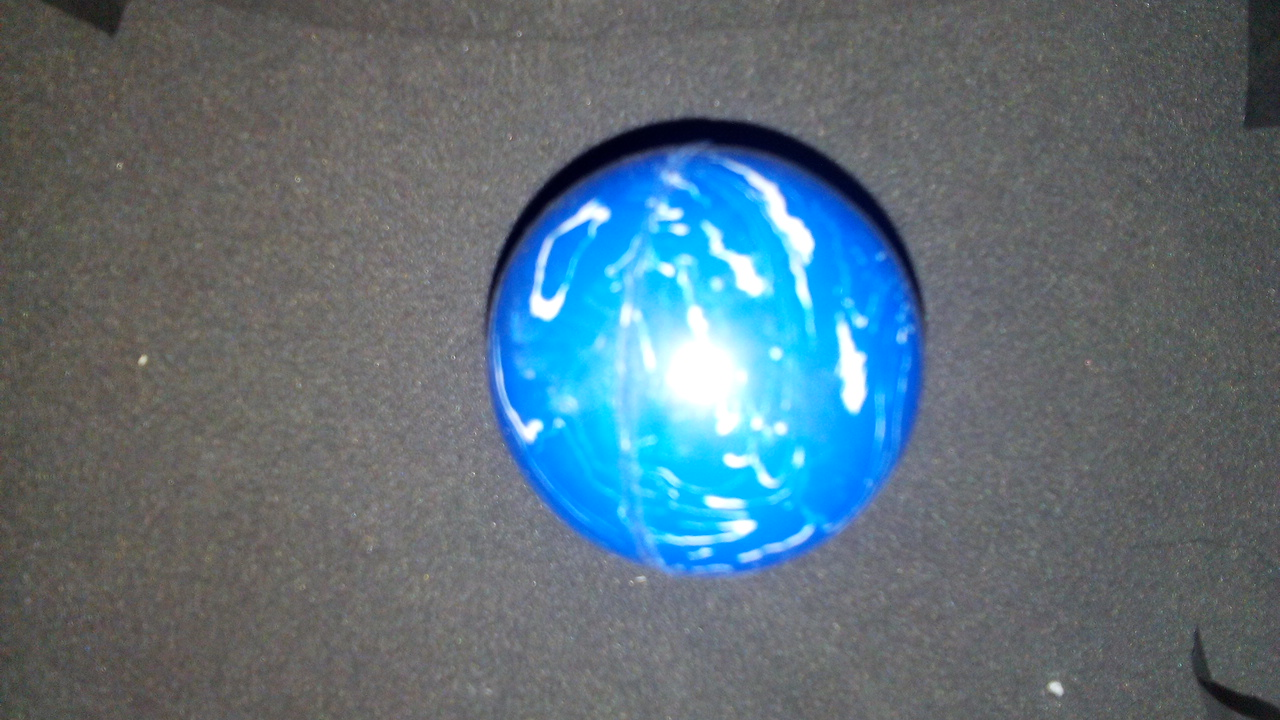
//> input picture 13_Final_project/clustering/build/images/input.jpg, 1280 x 720 px
$ ./clustering   (built with g++ and OpenCV 4)
//> lines starting //> are read from the running program, lines starting //| are printed output that depends on the picture; after the words box and inside, x2 and y2 are one past the last pixel; in counts of white or black regions, pixels touching at a corner belong together
#include <iostream>
#include <SerialStream.h>
#include <opencv2/opencv.hpp>
#include <cmath>
#include <ctime>
#include <cstdlib>
#include <string>
#define windowLength 11
#define pi 3.14159265

using namespace std;
using namespace LibSerial;
using namespace cv;

Mat imageIn, imageOut, img;
Mat segmentedImage;
Mat Mean, Variance, Homogeneity, Energy, Entropy, Contrast;
SerialStream Arduino;
unsigned t0, t1;

Mat element(int figure);
Mat dilatation(Mat image, Mat element);
Mat erosion(Mat image, Mat element);
Mat cut(Mat input);
Mat segmentacion();
int otsu(Mat image);
void conect2Arduino();
void fill_Image(Mat circle_detected);
void inspectorWindow();
void sum_diff_histograms(float P_sum[], float P_diff[], int imgIn[][windowLength]);
void texture_Features(float P_sum[], float P_diff[], float textureFeatures[]);
void plot(Mat image);
void plot(Mat image, Mat newImage);
void training();
void testing();
void average();

int main(int argc, char **argv){
//	CUENTA EL TIEMPO DE EJECUCION
	t0 = clock();

//	training();
	testing();

	cout<<"\n Finish!!!"<<endl<<endl;
	t1 = clock();
	double time = (double(t1-t0)/CLOCKS_PER_SEC);
	cout<<" Execution time: "<<time<<" segundos"<<endl<<endl;

	return 0;
}

void testing(){
//	IMAGE RESOLUTION ---> 1280x720
	system("wget http://192.168.1.65:8080/photo.jpg -O images/input.jpg");
//	system("wget http://192.168.43.1:8080/photo.jpg -O images/input.jpg");
//	system("wget http://10.74.60.21:8080//photo.jpg -O images/input.jpg");
	img = imread("images/input.jpg");
//> img is the input picture: 720 rows x 1280 cols, CV_8UC3; mean B, G, R 122.8, 111.7, 92.9
    cvtColor( img, imageIn, CV_BGR2GRAY );
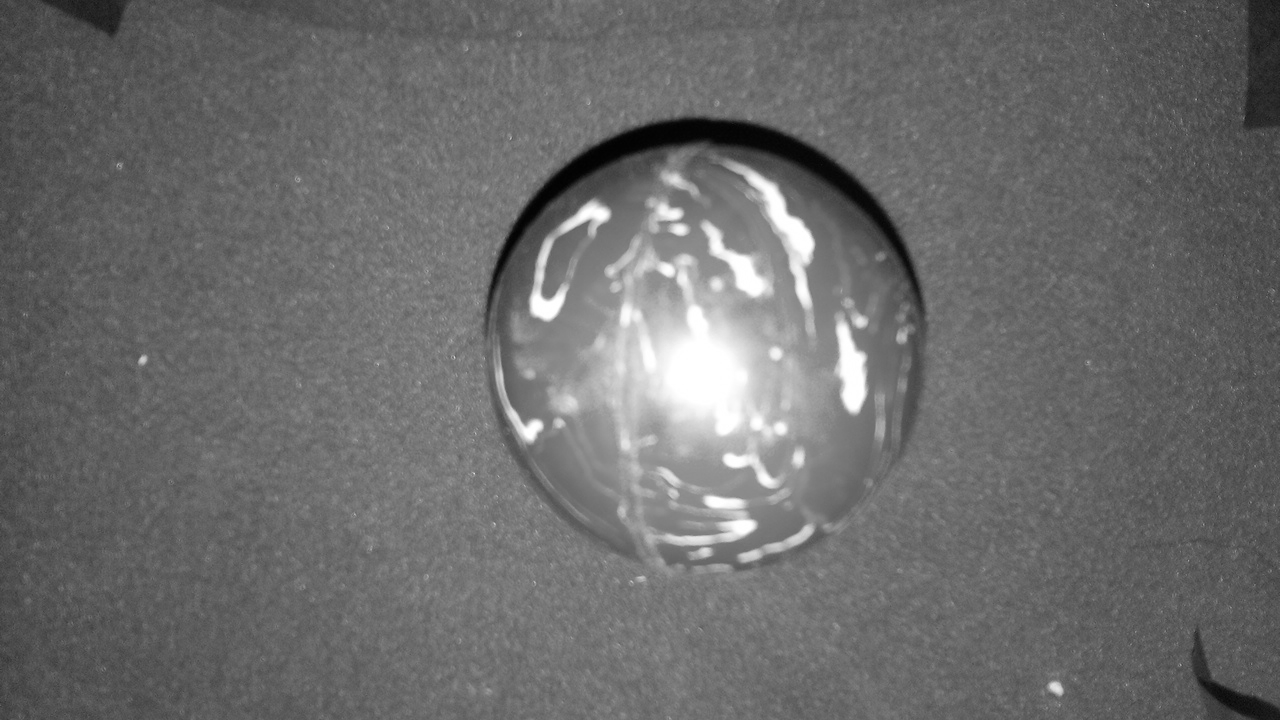
//> imageIn: 720 rows x 1280 cols, CV_8UC1; min 2, max 255, mean 107.4

	img.copyTo(imageOut);
	imageIn.copyTo(Mean);
	imageIn.copyTo(Variance);
	imageIn.copyTo(Homogeneity);
	imageIn.copyTo(Energy);
	imageIn.copyTo(Entropy);
	imageIn.copyTo(Contrast);
	cout<<"\n ** Clustering... \n\n";

//	SE SEGMENTA LA IMAGEN DE ENTRADA Y, A LA IMAGEN RESULTANTE, SE OBTIENEN LOS PROMEDIOS DE SUS CARACTERISTICAS DE COLOR
// ------------------------------------------------------------------------------------------------------------------------------
	segmentedImage = segmentacion();
	int rows = segmentedImage.rows, cols = segmentedImage.cols;
	float count=0, sumRed=0, sumGreen=0, sumBlue=0;
	float promRed=0, promGreen=0, promBlue=0;
	plot(segmentedImage);

	for(int i=0; i<rows; i++){
		for (int j=0; j<cols; j++){

			if( segmentedImage.data[i*3*cols + j*3 + 0] > 0 && segmentedImage.data[i*3*cols + j*3 + 1] > 0 && segmentedImage.data[i*3*cols + j*3 + 2] > 0 ){
				sumBlue = sumBlue + segmentedImage.data[i*3*cols + j*3 + 0];
				sumGreen = sumGreen + segmentedImage.data[i*3*cols + j*3 + 1];
				sumRed = sumRed + segmentedImage.data[i*3*cols + j*3 + 2];
				count++;
			}
		}
	}

	promBlue = sumBlue/count;
	promGreen = sumGreen/count;
	promRed = sumRed/count;

	if( promBlue > 255 )
		promBlue = 255;

	if ( promGreen > 255 )
		promGreen = 255;

	if( promRed > 255 )
		promRed = 255;

// ------------------------------------------------------------------------------------------------------------------------------
//	CONTINUAMOS OBTENIENDO LAS DISTANCIAS EUCLIDIANA ENTRE LAS CARACTERISTICAS DE COLOR DE LA IMAGEN DE PRUEBA
//	Y EL PROMEDIO DE CADA CLASE CON SUS MISMOS VALORES PROMEDIO OBTENIDOS EN LA ETAPA DE ENTRENAMIENTO
//		classXXX[R,G,B]
	int classRED[3]={255, 225, 230}, classGREEN[3]={206, 250, 209}, classBLUE[3]={194, 236, 254};
	float distRED=0, distGREEN=0, distBLUE=0;

	distRED = sqrt( pow((classRED[0]-promRed),2) + pow((classGREEN[1]-promGreen),2) + pow((classBLUE[2]-promBlue),2) );
	distGREEN = sqrt( pow((classGREEN[0]-promRed),2) + pow((classGREEN[1]-promGreen),2) + pow((classGREEN[2]-promBlue),2) );
	distBLUE = sqrt( pow((classBLUE[0]-promRed),2) + pow((classBLUE[1]-promGreen),2) + pow((classBLUE[2]-promBlue),2) );

	system("clear");
	cout<<"\n\n Distancia a la clase roja -> "<<distRED<<endl;
	cout<<" Distancia a la clase verde -> "<<distGREEN<<endl;
	cout<<" Distancia a la clase azul -> "<<distBLUE<<endl<<endl;

	cout<<" Promedio de cada canal de color = \n Rojo = "<<promRed<<"\n Verde = "<<promGreen<<"\n Azul = "<<promBlue;

	if( distRED < distBLUE && distRED < distGREEN ){
		cout<<"\n\n\t------------------------------"<<endl;
		cout<<"\t **** BOLA ROJA **** \n";
		cout<<"\t----------------------\n\n";
	}else if( distGREEN < distRED && distGREEN < distBLUE ){
		cout<<"\n\n\t----------------------"<<endl;
		cout<<"\t **** BOLA VERDE **** \n";
		cout<<"\t----------------------\n\n";
	}else if( distBLUE < distGREEN && distBLUE < distRED ){
		cout<<"\n\n\t----------------------"<<endl;
		cout<<"\t **** BOLA AZUL ****\n";
		cout<<"\t----------------------";
	}else{
		cout<<"\n\n\t------------------------------"<<endl;
		cout<<"\n\n **** BOLA NO IDENTIFICADA **** \n\n";
		cout<<"\t-------------------------------\n\n";
	}
}

// [52 lines left out: function training, not called in this run]

Mat segmentacion(){
//	SE OBTIENEN LAS IMAGENES DE CARACTERISTICAS
//	inspectorWindow();

//	UTILIZO UN UMBRAL OBTENIDO CON OTSU MAS 70 PARA DEJAR SOLO LA LIBRETA QUE ES LO QUE NOS INTERESA
	cout<<" Umbralizando... "<<endl;

	int threshold = otsu(imageIn)+70, rows = imageIn.rows, cols = imageIn.cols, pixel=0;
	Mat thresholdImage(rows, cols, CV_8UC1, Scalar(255));

	for( int i=0; i<rows; i++ ){
		for( int j=0; j<cols; j++){
			pixel = imageIn.data[i*cols + j];

			if( pixel >= threshold )
				thresholdImage.data[i*cols + j] = 255;
			else
				thresholdImage.data[i*cols + j] = 0;
		}
	}

	imwrite("images/2umbralizacion.png", thresholdImage);

// EROSIONO LA IMAGEN CON UN ELEMENTO ESTRUCTURANTE DE DIMENSIONES 3x3
	cout<<" Eroding... "<<endl;

	Mat erode, dilate;
	erode = erosion(erosion(erosion(thresholdImage, element(3)), element(3)), element(3));
	dilate = dilatation(dilatation(dilatation(dilatation(dilatation(dilatation(erode, element(3)), element(3)), element(3)), element(3)), element(3)), element(3));

	imwrite("images/3erosion.png", dilate);

//	SE REALIZA LA SEPARACION DE LA IMAGEN TOMANDO COMO REFERENCIA LA SALIDA DE LA MORFOLOGIA MATEMATICA
	cout<<" Segmentation... "<<endl;

//	imageOut = imread("images/input.jpg", 1);
	Mat output = imageOut.clone();
	pixel=0;

	for(int i=0; i<rows; i++){
		for(int j=0; j<cols; j++){
			pixel = dilate.data[i*cols + j];

			if( pixel != 255 ){
				output.data[i*3*cols + j*3 + 0] = 0;
				output.data[i*3*cols + j*3 + 1] = 0;
				output.data[i*3*cols + j*3 + 2] = 0;
			}
		}
	}

	imwrite("images/4segmentacion.png", output);
	return output;
}

// [274 lines left out: functions inspectorWindow, sum_diff_histograms, texture_Features, not called in this run]

Mat element(int dim){
	Mat element(dim, dim, CV_8UC1, Scalar(255));
	return element;
}

Mat dilatation(Mat image, Mat element){
	Mat newImage = image.clone();
	int cX = round(element.cols/2), cY = round(element.rows/2), data=0;
	int cElement = element.data[cY*element.cols + cX];

	for (int i=0; i<image.rows; i++){
	for (int j=0; j<image.cols; j++){
		if( image.data[i*image.cols + j] == cElement ){
			if( i-cY >=0 && i+cY <= image.rows && i-cX >= 0 && i+cX <= image.cols){
				for (int ni=i-cY; ni<=i+cY; ni++){
				for (int nj=j-cX; nj<=j+cX; nj++){
					newImage.data[ni*newImage.cols + nj] = cElement;
				}
				}
			}
		}
	}
	}

	return newImage;
}

Mat erosion(Mat image, Mat element){
	Mat newImage = image.clone();
	int cX = round(element.cols/2), cY = round(element.rows/2), data=0;
	int cElement = element.data[cY*element.cols + cX], pixels = element.rows*element.cols, count=0;

	for (int i=0; i<image.rows; i++){
	for (int j=0; j<image.cols; j++){

		if( image.data[i*image.cols + j] == cElement ){
				count=0;

				for(int ni=i-cY; ni<=i+cY; ni++){
				for(int nj=j-cX; nj<=j+cX; nj++){
					data = image.data[ni*image.cols + nj];
					if ( data == cElement )
						count++;
					else
						count--;
				}
				}

				if ( count == pixels ){
					newImage.data[i*newImage.cols + j] = 255;
				}else{
					for (int ni=i-cY; ni<=i+cY; ni++){
					for (int nj=j-cX; nj<=j+cX; nj++){
						newImage.data[ni*newImage.cols + nj] = 0;
					}
					}
				}

		}
	}
	}

	return newImage;
}

int otsu(Mat image){
//  Variables a utilizar
	float h[256], N=(image.rows)*(image.cols), w0=0, w1=0, u0=0, u1=0, sigmaB=0, mayor=0;
//> N = 921600
	int umbral=0, L = 255, aux=0, aux1=0;

	for(int i=0; i<L; i++){
		h[i] = 0;
	}

//	Se obtienen la ocurrencia de cada nivel de gris
	for(int i=0; i<image.rows; i++){
		for(int j=0; j<image.cols; j++){
			h[ image.data[i*image.cols + j] ]++;
		}
	}
//> after the loop, h = 256 values, max 20919 at index 102, min 0 at index 0, mean 3600

//	Suma auxiliar para obtener el valor de u1
	for(int i=1; i<L; i++)
		aux1 += i*h[i];
//> this loop made 254 passes
//> aux1 on passes 1 to 3: 0, 266, 2246
//> after the loop, aux1 = 97700264

//	Obtenemos el valor de sigmaB para cada valor de k
	for (int k=1; k<L; k++){
		w0 += h[k];
		w1 = N-w0;

		aux += k*h[k];
		u0 = aux/w0;
		u1 = (aux1-aux)/w1;

		sigmaB = (w0*w1)*pow((u1-u0),2);
		if(sigmaB > mayor){
			mayor = sigmaB;
			umbral = k;
		}
	}
//> this loop made 254 passes
//> (w0, w1, aux, u0, u1, mayor) on passes 2 to 13: (133, 921467, 266, 2, 106, 1.33e+12), (793, 920807, 2246, 2.83, 106.1, 7.79e+12), (1847, 919753, 6462, 3.5, 106.2, 1.79e+13), (2824, 918776, 11347, 4.02, 106.3, 2.72e+13), (3585, 918015, 15913, 4.44, 106.4, 3.42e+13), (4296, 917304, 20890, 4.86, 106.5, 4.07e+13), (5039, 916561, 26834, 5.33, 106.6, 4.73e+13), (5618, 915982, 32045, 5.7, 106.6, 5.24e+13), (6068, 915532, 36545, 6.02, 106.7, 5.63e+13), (6443, 915157, 40670, 6.31, 106.7, 5.94e+13), (6705, 914895, 43814, 6.53, 106.7, 6.16e+13), (6946, 914654, 46947, 6.76, 106.8, 6.35e+13)
//> (w1, u0, u1, mayor) on passes 61 to 66: (900449, 28.4, 107.8, 1.2e+14), (900041, 29.04, 107.9, 1.21e+14), (899480, 29.9, 107.9, 1.21e+14), (898819, 30.89, 107.9, 1.21e+14), (897937, 32.16, 108, 1.22e+14), (896867, 33.63, 108, 1.23e+14)
//> after the loop, w0 = 916725; aux = 97700264; mayor = 3.45e+14; umbral = 133
//> in segmentacion, `int threshold = otsu(imageIn)+70, rows = imageIn.rows, cols = imageIn...`: threshold = 203
//> the loop in segmentacion, `for( int i=0; i<rows; i++ )` made 720 passes
//> pixel on passes 1 to 3: 26, 28, 31
//> after the loop in segmentacion, `for( int i=0; i<rows; i++ )`:
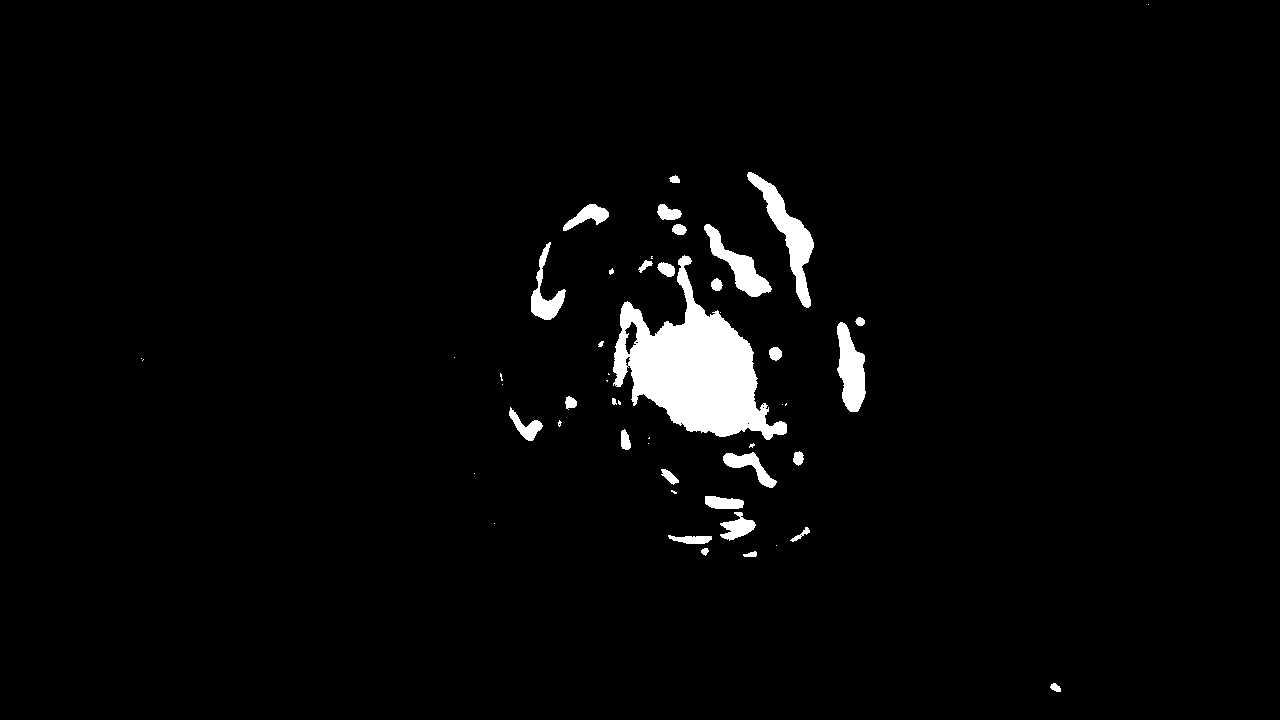
//> thresholdImage: 720 rows x 1280 cols, CV_8UC1; 2.8% white; 51 white regions (21 under 20 px), largest, box (x1, y1, x2, y2) and area: (613, 255, 787, 440) 14183, (747, 172, 814, 308) 2399, (837, 322, 866, 412) 1693
//> after the loop in erosion, `for (int i=0; i<image.rows; i++)`: newImage: 720 rows x 1280 cols, CV_8UC1; 2% white; 34 white regions (11 under 20 px), largest, box (x1, y1, x2, y2) and area: (622, 269, 785, 437) 11815, (749, 174, 812, 305) 1636, (839, 324, 863, 410) 1244
//> after the loop in erosion (call 2), `for (int i=0; i<image.rows; i++)`: newImage: 720 rows x 1280 cols, CV_8UC1; 1.5% white; 29 white regions (13 under 20 px), largest, box (x1, y1, x2, y2) and area: (633, 305, 764, 432) 10168, (756, 179, 809, 271) 870, (841, 326, 861, 407) 827
//> after the loop in erosion (call 3), `for (int i=0; i<image.rows; i++)`: newImage: 720 rows x 1280 cols, CV_8UC1; 1.2% white; 14 white regions (6 under 20 px), largest, box (x1, y1, x2, y2) and area: (636, 308, 760, 430) 9206, (845, 345, 859, 403) 470, (773, 198, 807, 260) 413
//> after the loop in dilatation, `for (int i=0; i<image.rows; i++)`: newImage: 720 rows x 1280 cols, CV_8UC1; 1.3% white; 13 white regions (1 under 20 px), largest, box (x1, y1, x2, y2) and area: (635, 307, 761, 431) 9744, (844, 344, 860, 404) 624, (772, 197, 808, 261) 609
//> after the loop in dilatation (call 2), `for (int i=0; i<image.rows; i++)`: newImage: 720 rows x 1280 cols, CV_8UC1; 1.4% white; 11 white regions, largest, box (x1, y1, x2, y2) and area: (634, 306, 762, 432) 10288, (767, 188, 809, 262) 857, (843, 343, 861, 405) 786
//> after the loop in dilatation (call 3), `for (int i=0; i<image.rows; i++)`: newImage: 720 rows x 1280 cols, CV_8UC1; 1.6% white; 11 white regions, largest, box (x1, y1, x2, y2) and area: (633, 305, 763, 433) 10840, (766, 187, 810, 263) 1095, (842, 342, 862, 406) 956
//> after the loop in dilatation (call 4), `for (int i=0; i<image.rows; i++)`: newImage: 720 rows x 1280 cols, CV_8UC1; 1.8% white; 11 white regions, largest, box (x1, y1, x2, y2) and area: (632, 304, 764, 434) 11399, (765, 186, 811, 264) 1341, (841, 341, 863, 407) 1134
//> after the loop in dilatation (call 5), `for (int i=0; i<image.rows; i++)`:
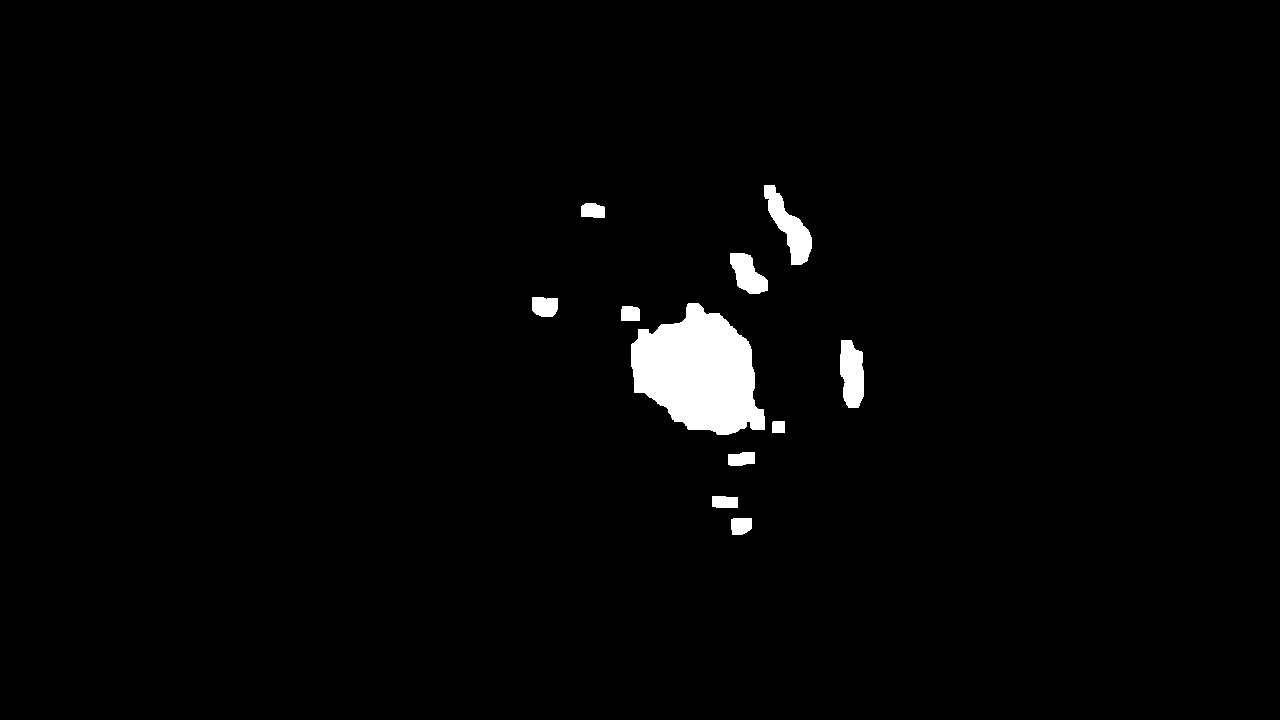
//> newImage: 720 rows x 1280 cols, CV_8UC1; 2% white; 11 white regions, largest, box (x1, y1, x2, y2) and area: (631, 303, 765, 435) 11965, (764, 185, 812, 265) 1595, (840, 340, 864, 408) 1320
//> after the loop in dilatation (call 6), `for (int i=0; i<image.rows; i++)`:
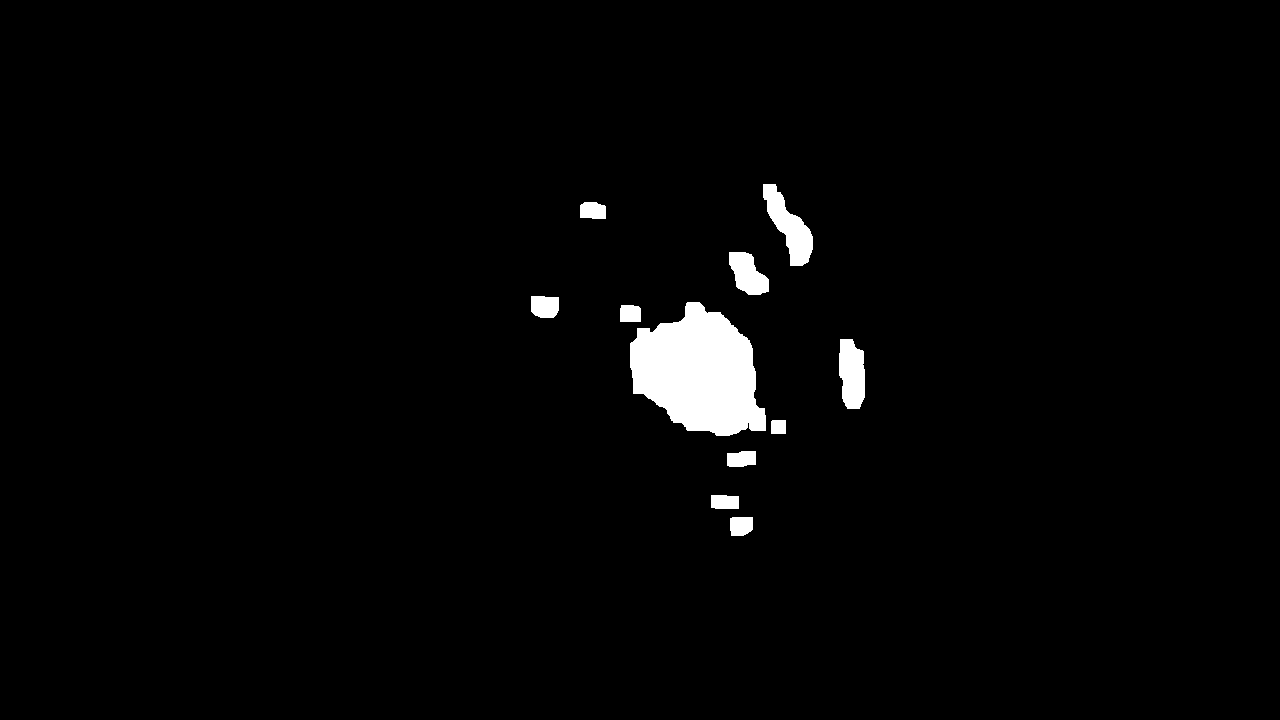
//> newImage: 720 rows x 1280 cols, CV_8UC1; 2.1% white; 11 white regions, largest, box (x1, y1, x2, y2) and area: (630, 302, 766, 436) 12533, (763, 184, 813, 266) 1856, (839, 339, 865, 409) 1513
//|  Distancia a la clase roja -> 42.6447
//|  Distancia a la clase verde -> 46.3774
//|  Distancia a la clase azul -> 21.1064
//|  Promedio de cada canal de color =
//|  Rojo = 212.545
//|  Verde = 246.05
//|  Azul = 254.743

	return umbral;
}

// [98 lines left out: functions cut, fill_Image, conect2Arduino, average, not called in this run]

void plot(Mat image){
	namedWindow("IMAGEN DE SALIDA", 0);
	imshow("IMAGEN DE SALIDA", image);
	waitKey(0);
}

// [9 lines left out: function plot, not called in this run]
